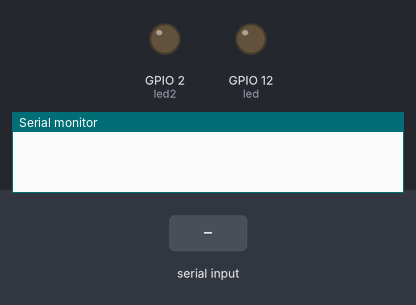
Bench run of a sketch on a simulated ESP32. Shown: output pins drawn as LEDs (lit = HIGH), the last lines printed to the serial monitor. The test bench sets the inputs (shaded band). Nothing arrives over Bluetooth unless stated.

Above: at 1.2 s.
1.3 s: "a\n" received over the second serial link
At 2.3 s:
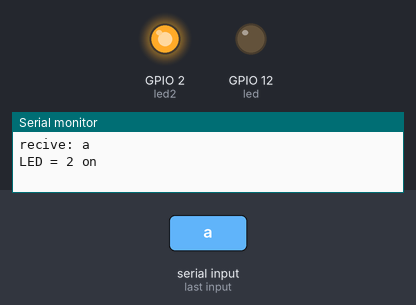
2.8 s: "c\n" received over the second serial link
At 3.5 s:
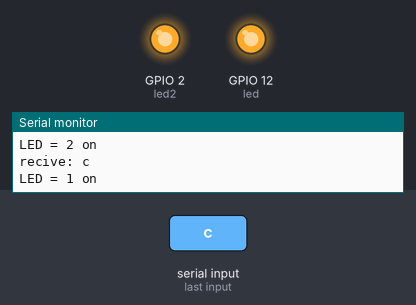
4.3 s: "b\n" received over the second serial link
At 4.6 s:
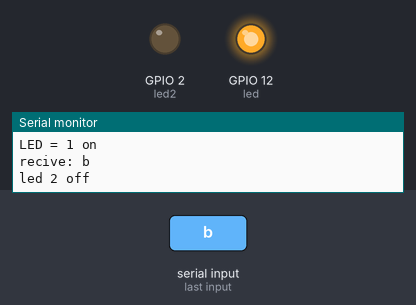
Timing chart, 0 to 7.3 s (numbered marks = the images above; inputs shaded):
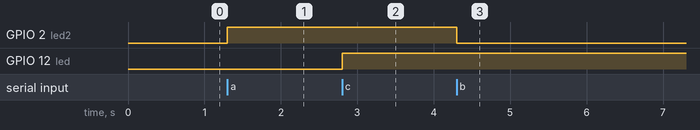

Measured:
- after the input at 1.3 s, GPIO 2 (led2): LOW → HIGH at once
- after the input at 2.8 s, GPIO 12 (led): LOW → HIGH at once
- after the input at 4.3 s, GPIO 2 (led2): HIGH → LOW at once

The sketch:

bluetooth_to_lode_control.ino
```cpp
/* esp32

project name:- 'lode controle with bluetooth'
blutooth softwer name 'bluthooth terminal'

. click a = led 2 on
. click b = led 2 off

. click c = led 1 on
. click d = led 2 off

*/

#include "BluetoothSerial.h"      // Bluetooth header file

BluetoothSerial myblutoot;        // maked bluetooth comminication variable. as like BluetoothSerial this keyword is remote system
                                  // and myblutoot is self created object
char receivedChar;                // this line is inshored input will charecter type.
int led = 12;                     // led port number
int led2 = 2;                     // led2 port number

void setup(){
  Serial.begin(9600);             // vartual serial monitor inshoreing

  myblutoot.begin("Rocky_esp32");    // bluetooth name declering
  pinMode(led, OUTPUT);              // lode position inshore
  pinMode(led2, OUTPUT);
}

void loop(){

  // bluetooth data recived Command

  if (myblutoot.available()) {               // input data checking
    receivedChar = myblutoot.read();         // input data read and store in variable as like 'receivedchar'

    if (receivedChar == '\n' || receivedChar == '\r') {
      return;                                                   // ignor '\n' and '\r' comand then print
    }

    Serial.print("recive: ");                   // recived cherecter print comand
    Serial.println(receivedChar);               // recived chrecter stored in variable

    if (receivedChar == 'a') {                  // when input a
    digitalWrite(led2, HIGH);                   // led2 on
    Serial.println("LED = 2 on\n");             // serial monitor showing
  }

  else if (receivedChar == 'b') {              // when input b
    digitalWrite(led2, LOW);                   // led2 off
    Serial.println("led 2 off\n");             // serial monitor showing
  }

  else if (receivedChar == 'c') {             // when input c
    digitalWrite(led, HIGH);                  // led 1 on
    Serial.println("LED = 1 on\n");           // serial monitor showing
  }

  else if(receivedChar == 'd'){              // when input d
    digitalWrite(led, LOW);                  // led 1 off
    Serial.println("LED = 1 off\n");
  }
  else {
    Serial.println("not exit.\nprint a,b,c,d");        // if input a,b,c,d without Another cherecter, then showing not exit.
  }
  }

}
```
